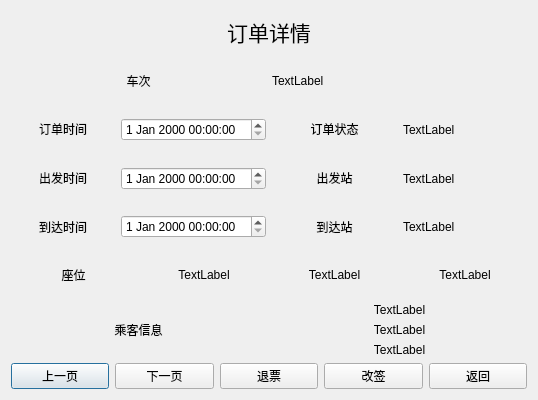
<?xml version="1.0" encoding="UTF-8"?>
<ui version="4.0">
 <class>OrderWindowClass</class>
 <widget class="QDialog" name="OrderWindowClass">
  <property name="geometry">
   <rect>
    <x>0</x>
    <y>0</y>
    <width>538</width>
    <height>400</height>
   </rect>
  </property>
  <property name="windowTitle">
   <string>QrderWindow</string>
  </property>
  <property name="whatsThis">
   <string/>
  </property>
  <layout class="QVBoxLayout" name="verticalLayout_2">
   <item>
    <widget class="QLabel" name="titlelabel">
     <property name="whatsThis">
      <string>w</string>
     </property>
     <property name="text">
      <string>&lt;html&gt;&lt;head/&gt;&lt;body&gt;&lt;p align=&quot;center&quot;&gt;&lt;span style=&quot; font-size:16pt;&quot;&gt;订单详情&lt;/span&gt;&lt;/p&gt;&lt;/body&gt;&lt;/html&gt;</string>
     </property>
    </widget>
   </item>
   <item>
    <layout class="QHBoxLayout" name="horizontalLayout_2">
     <item>
      <widget class="QLabel" name="trainlabel">
       <property name="text">
        <string>&lt;html&gt;&lt;head/&gt;&lt;body&gt;&lt;p align=&quot;center&quot;&gt;车次&lt;/p&gt;&lt;/body&gt;&lt;/html&gt;</string>
       </property>
      </widget>
     </item>
     <item>
      <widget class="QLabel" name="trainlabel_t">
       <property name="text">
        <string>TextLabel</string>
       </property>
      </widget>
     </item>
    </layout>
   </item>
   <item>
    <layout class="QHBoxLayout" name="horizontalLayout_12">
     <item>
      <layout class="QHBoxLayout" name="horizontalLayout">
       <item>
        <widget class="QLabel" name="booktimelabel">
         <property name="whatsThis">
          <string>w</string>
         </property>
         <property name="text">
          <string>&lt;html&gt;&lt;head/&gt;&lt;body&gt;&lt;p align=&quot;center&quot;&gt;订单时间&lt;/p&gt;&lt;/body&gt;&lt;/html&gt;</string>
         </property>
        </widget>
       </item>
       <item>
        <widget class="QDateTimeEdit" name="bookTimeEdit"/>
       </item>
      </layout>
     </item>
     <item>
      <layout class="QHBoxLayout" name="horizontalLayout_5">
       <item>
        <widget class="QLabel" name="statuslabel">
         <property name="text">
          <string>&lt;html&gt;&lt;head/&gt;&lt;body&gt;&lt;p align=&quot;center&quot;&gt;订单状态&lt;/p&gt;&lt;/body&gt;&lt;/html&gt;</string>
         </property>
        </widget>
       </item>
       <item>
        <widget class="QLabel" name="statuslabel_t">
         <property name="text">
          <string>TextLabel</string>
         </property>
        </widget>
       </item>
      </layout>
     </item>
    </layout>
   </item>
   <item>
    <layout class="QHBoxLayout" name="horizontalLayout_11">
     <item>
      <layout class="QHBoxLayout" name="horizontalLayout_3">
       <item>
        <widget class="QLabel" name="starttimelabel">
         <property name="text">
          <string>&lt;html&gt;&lt;head/&gt;&lt;body&gt;&lt;p align=&quot;center&quot;&gt;出发时间&lt;/p&gt;&lt;/body&gt;&lt;/html&gt;</string>
         </property>
        </widget>
       </item>
       <item>
        <widget class="QDateTimeEdit" name="startTimeEdit"/>
       </item>
      </layout>
     </item>
     <item>
      <layout class="QHBoxLayout" name="horizontalLayout_8">
       <item>
        <widget class="QLabel" name="startstationlabel">
         <property name="text">
          <string>&lt;html&gt;&lt;head/&gt;&lt;body&gt;&lt;p align=&quot;center&quot;&gt;出发站&lt;/p&gt;&lt;/body&gt;&lt;/html&gt;</string>
         </property>
        </widget>
       </item>
       <item>
        <widget class="QLabel" name="startstationlabel_t">
         <property name="text">
          <string>TextLabel</string>
         </property>
        </widget>
       </item>
      </layout>
     </item>
    </layout>
   </item>
   <item>
    <layout class="QHBoxLayout" name="horizontalLayout_10">
     <item>
      <layout class="QHBoxLayout" name="horizontalLayout_4">
       <item>
        <widget class="QLabel" name="endtimelabel">
         <property name="text">
          <string>&lt;html&gt;&lt;head/&gt;&lt;body&gt;&lt;p align=&quot;center&quot;&gt;到达时间&lt;/p&gt;&lt;/body&gt;&lt;/html&gt;</string>
         </property>
        </widget>
       </item>
       <item>
        <widget class="QDateTimeEdit" name="endTimeEdit"/>
       </item>
      </layout>
     </item>
     <item>
      <layout class="QHBoxLayout" name="horizontalLayout_9">
       <item>
        <widget class="QLabel" name="endstationlabel">
         <property name="text">
          <string>&lt;html&gt;&lt;head/&gt;&lt;body&gt;&lt;p align=&quot;center&quot;&gt;到达站&lt;/p&gt;&lt;/body&gt;&lt;/html&gt;</string>
         </property>
        </widget>
       </item>
       <item>
        <widget class="QLabel" name="endstationlabel_t">
         <property name="text">
          <string>TextLabel</string>
         </property>
        </widget>
       </item>
      </layout>
     </item>
    </layout>
   </item>
   <item>
    <layout class="QHBoxLayout" name="horizontalLayout_13">
     <item>
      <widget class="QLabel" name="seatlabel">
       <property name="text">
        <string>&lt;html&gt;&lt;head/&gt;&lt;body&gt;&lt;p align=&quot;center&quot;&gt;座位&lt;/p&gt;&lt;/body&gt;&lt;/html&gt;</string>
       </property>
      </widget>
     </item>
     <item>
      <widget class="QLabel" name="seatlabel_t">
       <property name="text">
        <string>&lt;html&gt;&lt;head/&gt;&lt;body&gt;&lt;p align=&quot;center&quot;&gt;TextLabel&lt;/p&gt;&lt;/body&gt;&lt;/html&gt;</string>
       </property>
      </widget>
     </item>
     <item>
      <widget class="QLabel" name="seatlabel_t_2">
       <property name="text">
        <string>&lt;html&gt;&lt;head/&gt;&lt;body&gt;&lt;p align=&quot;center&quot;&gt;TextLabel&lt;/p&gt;&lt;/body&gt;&lt;/html&gt;</string>
       </property>
      </widget>
     </item>
     <item>
      <widget class="QLabel" name="seatlabel_t_3">
       <property name="text">
        <string>&lt;html&gt;&lt;head/&gt;&lt;body&gt;&lt;p align=&quot;center&quot;&gt;TextLabel&lt;/p&gt;&lt;/body&gt;&lt;/html&gt;</string>
       </property>
      </widget>
     </item>
    </layout>
   </item>
   <item>
    <layout class="QHBoxLayout" name="horizontalLayout_6">
     <item>
      <widget class="QLabel" name="label">
       <property name="text">
        <string>&lt;html&gt;&lt;head/&gt;&lt;body&gt;&lt;p align=&quot;center&quot;&gt;乘客信息&lt;/p&gt;&lt;/body&gt;&lt;/html&gt;</string>
       </property>
      </widget>
     </item>
     <item>
      <layout class="QVBoxLayout" name="verticalLayout">
       <item>
        <widget class="QLabel" name="namelabel">
         <property name="text">
          <string>&lt;html&gt;&lt;head/&gt;&lt;body&gt;&lt;p align=&quot;center&quot;&gt;TextLabel&lt;/p&gt;&lt;/body&gt;&lt;/html&gt;</string>
         </property>
        </widget>
       </item>
       <item>
        <widget class="QLabel" name="phonelabel">
         <property name="text">
          <string>&lt;html&gt;&lt;head/&gt;&lt;body&gt;&lt;p align=&quot;center&quot;&gt;TextLabel&lt;/p&gt;&lt;/body&gt;&lt;/html&gt;</string>
         </property>
        </widget>
       </item>
       <item>
        <widget class="QLabel" name="IDcardlabel">
         <property name="text">
          <string>&lt;html&gt;&lt;head/&gt;&lt;body&gt;&lt;p align=&quot;center&quot;&gt;TextLabel&lt;/p&gt;&lt;/body&gt;&lt;/html&gt;</string>
         </property>
        </widget>
       </item>
      </layout>
     </item>
    </layout>
   </item>
   <item>
    <layout class="QHBoxLayout" name="horizontalLayout_7">
     <item>
      <widget class="QPushButton" name="prevPageButton">
       <property name="text">
        <string>上一页</string>
       </property>
      </widget>
     </item>
     <item>
      <widget class="QPushButton" name="nextPageButton">
       <property name="text">
        <string>下一页</string>
       </property>
      </widget>
     </item>
     <item>
      <widget class="QPushButton" name="refundButton">
       <property name="text">
        <string>退票</string>
       </property>
      </widget>
     </item>
     <item>
      <widget class="QPushButton" name="changeButton">
       <property name="text">
        <string>改签</string>
       </property>
      </widget>
     </item>
     <item>
      <widget class="QPushButton" name="returnButton">
       <property name="text">
        <string>返回</string>
       </property>
      </widget>
     </item>
    </layout>
   </item>
  </layout>
 </widget>
 <layoutdefault spacing="6" margin="11"/>
 <resources/>
 <connections/>
</ui>
